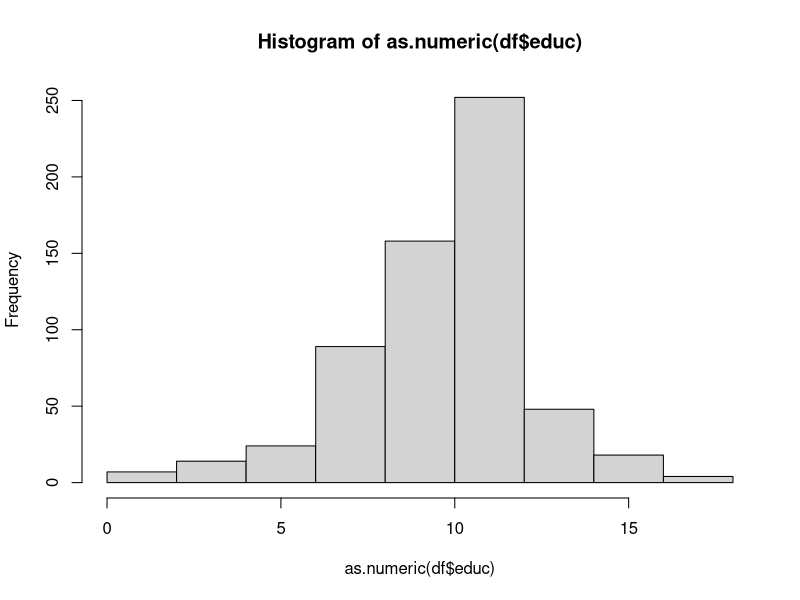
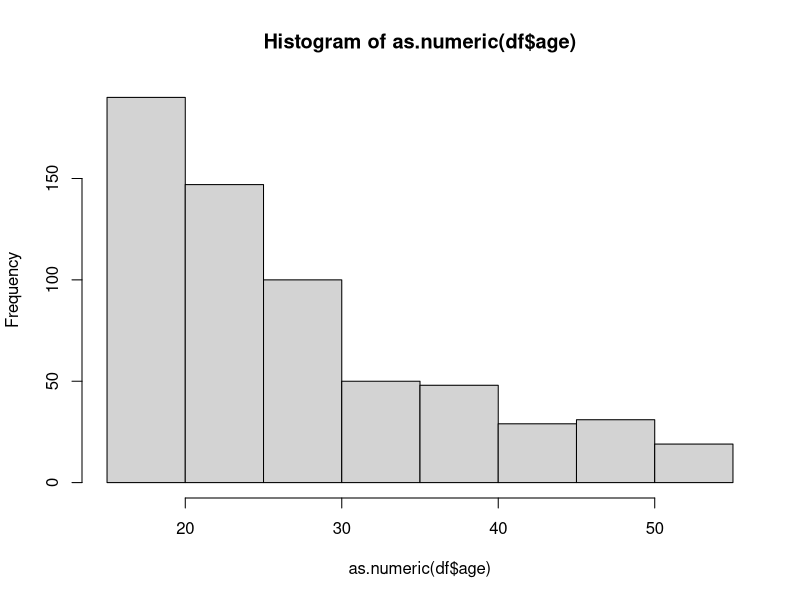
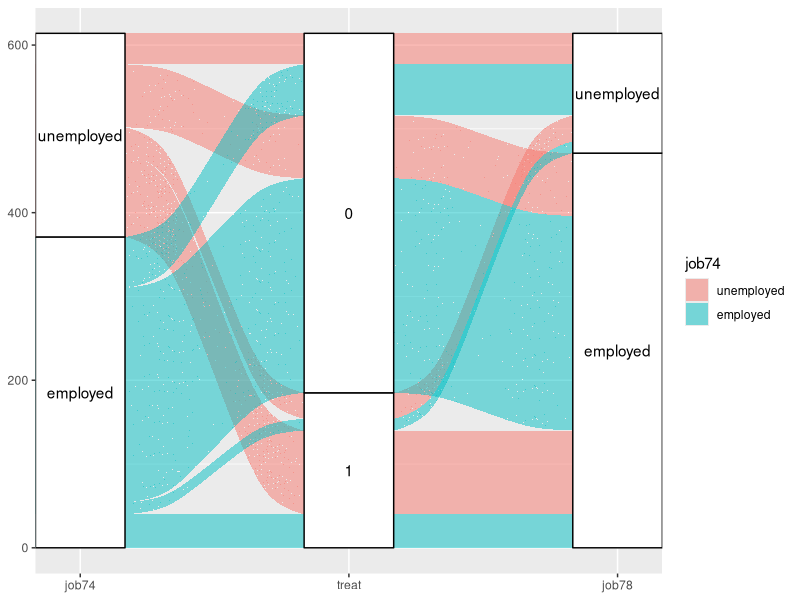
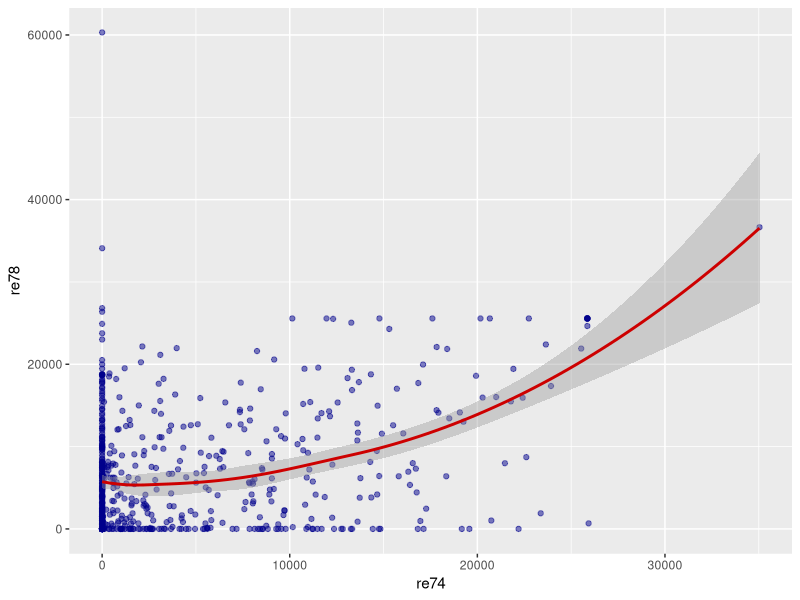
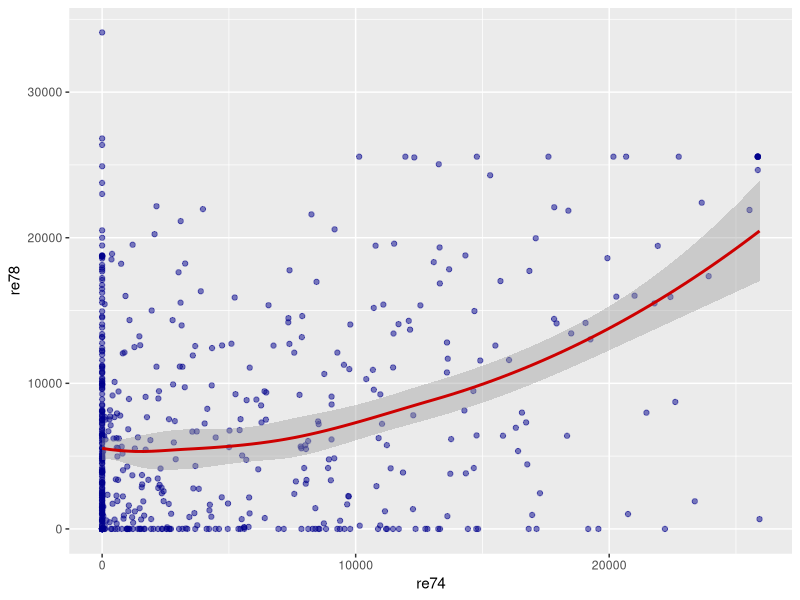
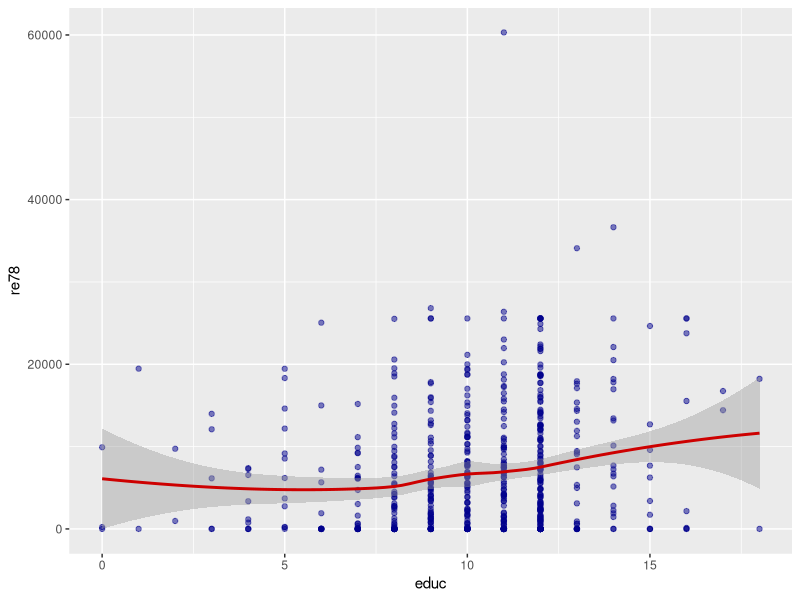
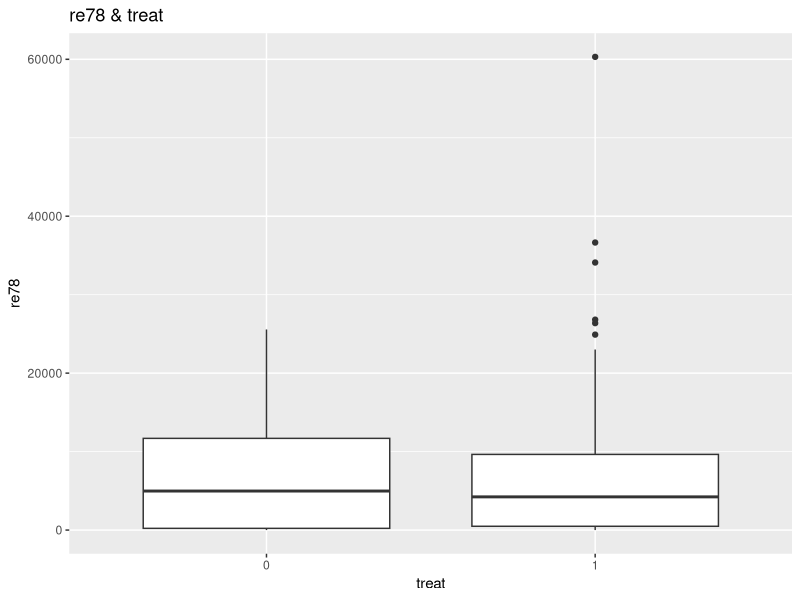
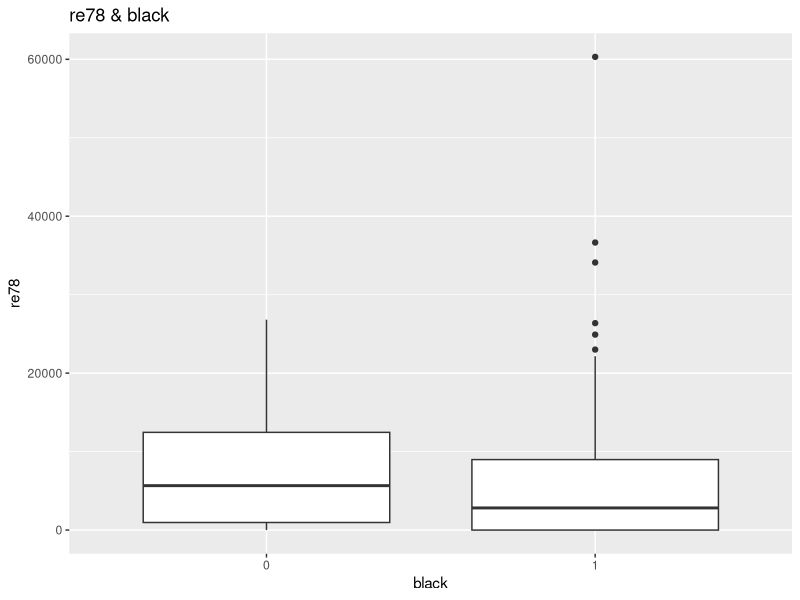

Write the R code that produced these figures, in order.
## ---- chunk 1

options(warn=-1)
options(xtable.comment = FALSE)


library(ggplot2)
library(xtable)
library(rms)
library(arm)
library(pROC)
#library(e1071)
#library(caret)
#library(ggplot2)
#require(gridExtra)
library(dplyr)
library(reshape2)
library(ggalluvial)
## ---- chunk 2

###### Load the data
df <- read.csv("lalondedata.csv",header=T)

str(df)
summary(df)

#############################
# Type transform 

for (fac_var in c('black', 'hispan', 'married', 'nodegree', 'treat') ) {
  df[,fac_var] <- as.factor(as.character(df[,fac_var]))
}

df$job78 <- rep(0, nrow(df))
df$job78[df$re78 > 0 ] = 1  
df$job78 <- as.factor(df$job78)
levels(df$job78) <- c("unemployed", "employed")


df$job74 <- rep(0, nrow(df))
df$job74[df$re74 > 0 ] = 1  
df$job74 <- as.factor(df$job74)
levels(df$job74) <- c("unemployed", "employed")
## ---- chunk 3

for (fac_var in c('black', 'hispan', 'married', 'nodegree', 'treat') ) {
  print(paste("Frequent of :", fac_var))
  
  print(table(df[fac_var]))
}

## ---- chunk 4
hist(as.numeric(df$educ))
## ---- chunk 5
hist(as.numeric(df$age))
## ---- chunk 6

df$age_fac <- rep(0, nrow(df))
df$age_fac[df$age >= 25 & df$age < 55] <- 1
df$age_fac[df$age >= 55] <- 2

df$age_fac <- factor(df$age_fac)
levels(df$age_fac) <- c("Rookie", "Prime", "Aged")

table(df$age_fac)
## ---- chunk 7
df %>% 
group_by(age_fac) %>% 
summarize(treatNum = sum(treat==1), total=n(), rate = round(100 * sum(treat==1)/n(),2))
## ---- chunk 8
df %>% 
group_by(black) %>% 
summarize(treatNum = sum(treat==1), total=n(), rate = round(100 * sum(treat==1)/n(),2))
## ---- chunk 9
df %>% 
group_by(hispan) %>% 
summarize(treatNum = sum(treat==1), total=n(), rate = round(100 * sum(treat==1)/n(),2))
## ---- chunk 10
df %>% 
group_by(married) %>% 
summarize(treatNum = sum(treat==1),  total=n(), rate = round(100 * sum(treat==1)/n(),2))
## ---- chunk 11
df %>% 
group_by(nodegree) %>% 
summarize(treatNum = sum(treat==1),  total=n(), rate = round(100 * sum(treat==1)/n(),2))
## ---- chunk 12
ggplot(data = df,
       aes(axis1 = job74, axis2 = treat, axis3 = job78)) +
  scale_x_discrete(limits = c("job74", "treat", "job78"), expand = c(.01, .05)) +
  geom_alluvium(aes(fill = job74)) +
  geom_stratum() + geom_text(stat = "stratum", aes(label = after_stat(stratum)))

## ---- chunk 13

df %>%
group_by(job74, treat, job78) %>%
summarize(treatNum = n())

## ---- chunk 14

df %>%
group_by(treat, job78) %>%
summarize(treatNum = n())

## ---- chunk 15

df %>%
group_by(job74, treat, nodegree) %>%
summarize(treatNum = n())

ggplot(df, aes(x = re74, y = re78)) +
      geom_point(alpha = .5,colour="blue4") +
      geom_smooth(method="loess",col="red3")  

# exclude 2 outliers 
ggplot(df[ (df$re78 != max(df$re78)) & (df$re74 != max(df$re74)), ], 
      aes(x = re74, y = re78)) +
      geom_point(alpha = .5,colour="blue4") +
      geom_smooth(method="loess",col="red3")


ggplot(df, aes(x = educ, y = re78)) +
      geom_point(alpha = .5,colour="blue4") +
      geom_smooth(method="loess",col="red3")  


ggplot(df, aes(x = treat, y = re78,fill=re78)) +
  geom_boxplot() +
  labs(title="re78 & treat")

ggplot(df, aes(x = black, y = re78,fill=re78)) +
  geom_boxplot() +
  labs(title="re78 & black")


ggplot(df, aes(x = hispan, y = re78,fill=re78)) +
  geom_boxplot() +
  labs(title="re78 & hispan")


ggplot(df, aes(x = married, y = re78,fill=re78)) +
  geom_boxplot() +
  labs(title="re78 & married")

ggplot(df, aes(x = nodegree, y = re78,fill=re78)) +
  geom_boxplot() +
  labs(title="re78 & nodegree")


ggplot(df, aes(x = age_fac, y = re78,fill=re78)) +
  geom_boxplot() +
  labs(title="re78 & age_fac")

## ---- chunk 16

ggplot(df, aes(x = treat, y = re78,fill=re78)) +
  geom_boxplot() +
  labs(title="re78 & treat ON black") +
  facet_wrap( ~ black,ncol=2)
## ---- chunk 17

ggplot(df, aes(x = treat, y = re78, fill=re78)) +
  geom_boxplot() +
  labs(title="re78 & treat ON hispan") +
  facet_wrap( ~ hispan, ncol=2)
## ---- chunk 18

ggplot(df, aes(x = treat, y = re78, fill=re78)) +
  geom_boxplot() +
  labs(title="re78 & treat ON married") +
  facet_wrap( ~ married, ncol=2)
## ---- chunk 19

ggplot(df, aes(x = treat, y = re78, fill=re78)) +
  geom_boxplot() +
  labs(title="re78 & treat ON nodegree") +
  facet_wrap( ~ nodegree, ncol=2)
## ---- chunk 20
ggplot(df, aes(x = age_fac, y = re78,fill=re78)) +
  geom_boxplot() +
  labs(title="re78 & age_fac") +
  facet_wrap( ~ nodegree, ncol=3)
## ---- chunk 21

df$re74_sqr <- df$re74^2

model_raw <- lm(re78~treat+age_fac+educ+black+hispan+married+nodegree+re74 ,data=df)

model_raw2 <- lm(re78~treat+age_fac+educ+black+hispan+married+nodegree+re74+re74_sqr ,data=df)


#===============
model_raw3 <- lm(re78~treat * (black+re74+re74_sqr) + educ + hispan + married + nodegree +age_fac ,data=df)
summary(model_raw3)


model_new <- lm(re78~ treat * (re74 + re74_sqr) + black  + educ + hispan + married + nodegree + age_fac ,data=df)
summary(model_new)

anova(model_raw3, model_new)


#Auto 

model_null <- lm(re78~1, data=df)

model_aic_stepwise  <- step(model_raw3, scope = formula(model_null), direction="both", trace=0)
summary(model_aic_stepwise)

model_bic_stepwise <- step(model_null, scope=formula(model_raw3), direction="both", trace=0, k = log(nrow(df)))
summary(model_bic_stepwise)


model_forward_aic <- step(model_null, scope = formula(model_raw3),direction="forward", trace=0)
summary(model_forward_aic)

model_forward_bic <- step(model_null, scope = formula(model_raw3),direction="forward", trace=0,  k = log(nrow(df)))
summary(model_forward_bic)

model_back_aic <- step(model_null, scope = formula(model_raw2),direction="backward", trace=0)
summary(model_forward_aic)

model_back_bic <- step(model_null, scope = formula(model_raw2),direction="backward", trace=0,  k = log(nrow(df)))
summary(model_forward_bic)

## ---- chunk 22

model_recomand <- lm(formula = re78 ~ treat + black + re74 + re74_sqr + educ + age_fac + treat:re74, data = df)
summary(model_recomand)
